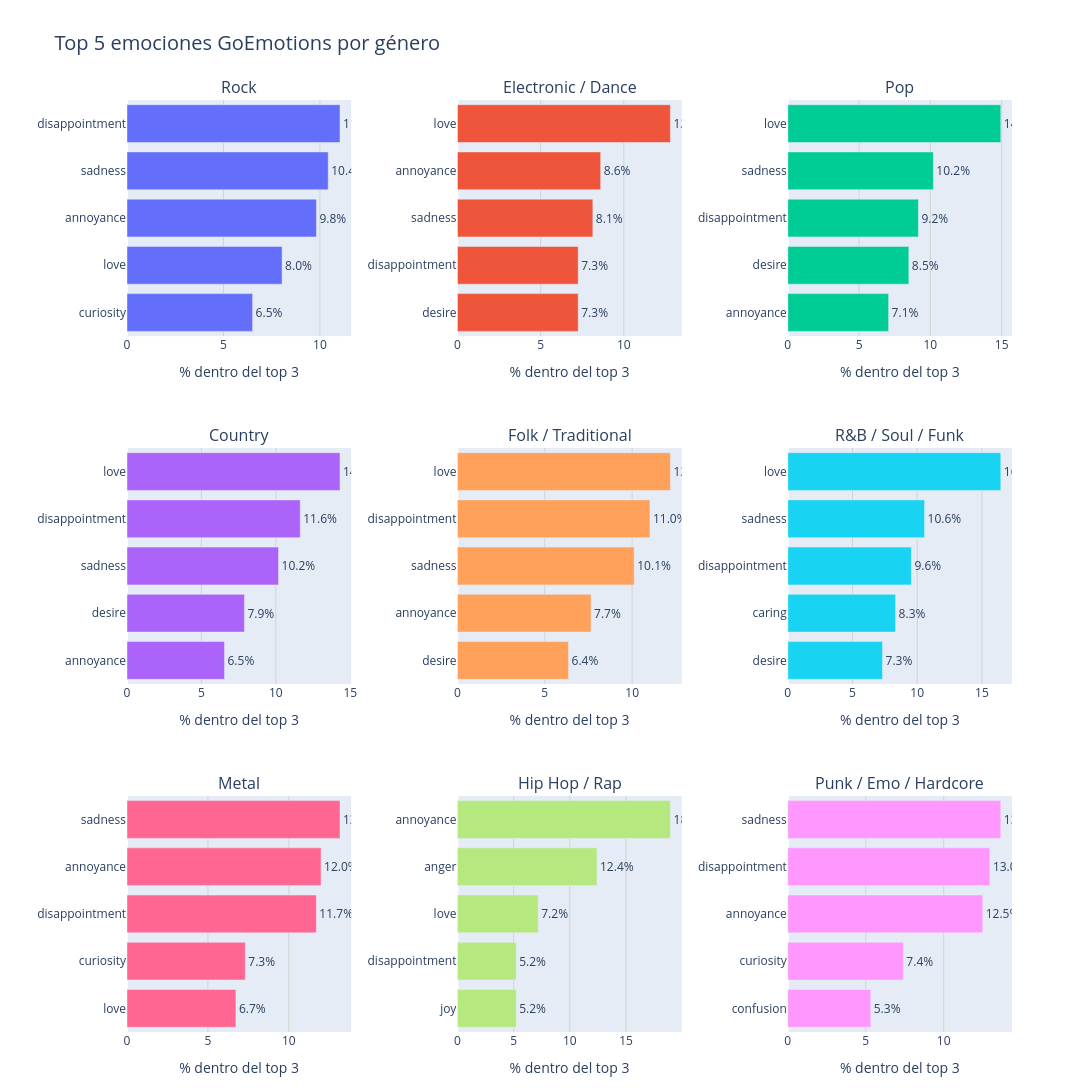

This figure's notebook cell:
### Markdown cell above
#### **4.4. Emociones predominantes por género**

Este panel compuesto por múltiples subgráficos ilustra las 5 emociones predominantes del modelo GoEmotions para nueve géneros musicales específicos. Mediante barras horizontales, detalla el porcentaje exacto de cada emoción dentro de estilos como el Rock, Pop o Metal. Esta vista facilita la comparación directa, revelando rápidamente el perfil emocional complejo y los matices sentimentales únicos que caracterizan a cada género musical.

### Code cell
# ============================================================
# 5. GoEmotions por género

# ============================================================

import pandas as pd
import matplotlib.pyplot as plt
import plotly.io as pio
from plotly.subplots import make_subplots
import plotly.graph_objects as go
from pathlib import Path

# ------------------------------------------------------------
# Renderer de Plotly
# ------------------------------------------------------------

# Si usas VS Code:
pio.renderers.default = "vscode"

# Si no se muestra, prueba alternativamente:
# pio.renderers.default = "notebook_connected"
# pio.renderers.default = "jupyterlab"

# ------------------------------------------------------------
# Configuración
# ------------------------------------------------------------

OUTPUT_DIR = Path("outputs")
OUTPUT_DIR.mkdir(exist_ok=True)

target_genres = [
    "Rock",
    "Electronic / Dance",
    "Pop",
    "Country",
    "Folk / Traditional",
    "R&B / Soul / Funk",
    "Metal",
    "Hip Hop / Rap",
    "Punk / Emo / Hardcore"
]

TOP_N = 5

# ------------------------------------------------------------
# Detectar columnas de GoEmotions
# ------------------------------------------------------------

goemotion_pct_cols = [
    col for col in genre_goemotions_final.columns
    if col.startswith("pct_go_")
]

# Crear dataframe largo
plot_long = genre_goemotions_final[
    ["genre"] + goemotion_pct_cols
].copy()

plot_long = plot_long[plot_long["genre"].isin(target_genres)].copy()

plot_long = plot_long.melt(
    id_vars="genre",
    value_vars=goemotion_pct_cols,
    var_name="emotion",
    value_name="percentage"
)

plot_long["emotion"] = plot_long["emotion"].str.replace("pct_go_", "", regex=False)


# ============================================================
# Mostrar con Plotly
# ============================================================

fig_plotly = make_subplots(
    rows=3,
    cols=3,
    subplot_titles=target_genres,
    horizontal_spacing=0.12,
    vertical_spacing=0.12
)

for i, genre_name in enumerate(target_genres):
    row = i // 3 + 1
    col = i % 3 + 1

    genre_data = plot_long[plot_long["genre"] == genre_name].copy()

    genre_data = genre_data.sort_values("percentage", ascending=False).head(TOP_N)
    genre_data = genre_data.sort_values("percentage", ascending=True)

    fig_plotly.add_trace(
        go.Bar(
            x=genre_data["percentage"],
            y=genre_data["emotion"],
            orientation="h",
            text=[f"{v:.1f}%" for v in genre_data["percentage"]],
            textposition="outside",
            showlegend=False
        ),
        row=row,
        col=col
    )

    fig_plotly.update_xaxes(
        title_text="% dentro del top 3",
        showgrid=True,
        gridcolor="lightgray",
        row=row,
        col=col
    )

    fig_plotly.update_yaxes(
        title_text="",
        row=row,
        col=col
    )

fig_plotly.update_layout(
    width=1400,
    height=1100,
    title=dict(
        text=f"Top {TOP_N} emociones GoEmotions por género",
        font=dict(size=20)
    ),
    margin=dict(l=80, r=80, t=100, b=60)
)

fig_plotly.show()

# ------------------------------------------------------------
# Guardar HTML con Plotly
# ------------------------------------------------------------

html_path = OUTPUT_DIR / "html/05_goemotions_top5_per_genre_plotly.html"

fig_plotly.write_html(str(html_path))


# ============================================================
# Guardar PNG con Matplotlib
# ============================================================

fig_mpl, axes = plt.subplots(3, 3, figsize=(20, 16))
axes = axes.flatten()

for i, genre_name in enumerate(target_genres):
    ax = axes[i]

    genre_data = plot_long[plot_long["genre"] == genre_name].copy()

    genre_data = genre_data.sort_values("percentage", ascending=False).head(TOP_N)
    genre_data = genre_data.sort_values("percentage", ascending=True)

    ax.barh(
        genre_data["emotion"],
        genre_data["percentage"]
    )

    ax.set_title(genre_name, fontsize=13, fontweight="bold")
    ax.set_xlabel("% dentro del top 3 de GoEmotions")
    ax.set_ylabel("")
    ax.grid(axis="x", linestyle="--", alpha=0.4)

    for y, value in enumerate(genre_data["percentage"]):
        ax.text(
            value + 0.5,
            y,
            f"{value:.1f}%",
            va="center",
            fontsize=9
        )

# Ocultar ejes sobrantes si los hubiera
for j in range(len(target_genres), len(axes)):
    axes[j].axis("off")

plt.suptitle(
    f"Top {TOP_N} emociones GoEmotions por género",
    fontsize=18,
    fontweight="bold"
)

plt.tight_layout()

png_path = OUTPUT_DIR / "csv/05_goemotions_top5_per_genre.png"

fig_mpl.savefig(
    png_path,
    dpi=300,
    bbox_inches="tight"
)

plt.close(fig_mpl)

### Figure 1 — Plotly figure (JSON) as saved in the notebook; plotly's stock layout.template omitted (floating-point values rounded to 4 significant figures)
{"data": [{"orientation": "h", "showlegend": false, "text": ["6.5%", "8.0%", "9.8%", "10.4%", "11.0%"], "textposition": "outside", "type": "bar", "x": [6.51, 8.04, 9.82, 10.43, 11.04], "xaxis": "x", "y": ["curiosity", "love", "annoyance", "sadness", "disappointment"], "yaxis": "y"}, {"orientation": "h", "showlegend": false, "text": ["7.3%", "7.3%", "8.1%", "8.6%", "12.8%"], "textposition": "outside", "type": "bar", "x": [7.26, 7.26, 8.14, 8.61, 12.8], "xaxis": "x2", "y": ["desire", "disappointment", "sadness", "annoyance", "love"], "yaxis": "y2"}, {"orientation": "h", "showlegend": false, "text": ["7.1%", "8.5%", "9.2%", "10.2%", "14.9%"], "textposition": "outside", "type": "bar", "x": [7.07, 8.49, 9.16, 10.21, 14.94], "xaxis": "x3", "y": ["annoyance", "desire", "disappointment", "sadness", "love"], "yaxis": "y3"}, {"orientation": "h", "showlegend": false, "text": ["6.5%", "7.9%", "10.2%", "11.6%", "14.3%"], "textposition": "outside", "type": "bar", "x": [6.55, 7.89, 10.18, 11.64, 14.31], "xaxis": "x4", "y": ["annoyance", "desire", "sadness", "disappointment", "love"], "yaxis": "y4"}, {"orientation": "h", "showlegend": false, "text": ["6.4%", "7.7%", "10.1%", "11.0%", "12.2%"], "textposition": "outside", "type": "bar", "x": [6.36, 7.65, 10.12, 11.02, 12.19], "xaxis": "x5", "y": ["desire", "annoyance", "sadness", "disappointment", "love"], "yaxis": "y5"}, {"orientation": "h", "showlegend": false, "text": ["7.3%", "8.3%", "9.6%", "10.6%", "16.5%"], "textposition": "outside", "type": "bar", "x": [7.32, 8.33, 9.55, 10.57, 16.46], "xaxis": "x6", "y": ["desire", "caring", "disappointment", "sadness", "love"], "yaxis": "y6"}, {"orientation": "h", "showlegend": false, "text": ["6.7%", "7.3%", "11.7%", "12.0%", "13.2%"], "textposition": "outside", "type": "bar", "x": [6.73, 7.31, 11.7, 11.99, 13.16], "xaxis": "x7", "y": ["love", "curiosity", "disappointment", "annoyance", "sadness"], "yaxis": "y7"}, {"orientation": "h", "showlegend": false, "text": ["5.2%", "5.2%", "7.2%", "12.4%", "18.9%"], "textposition": "outside", "type": "bar", "x": [5.23, 5.23, 7.19, 12.42, 18.95], "xaxis": "x8", "y": ["joy", "disappointment", "love", "anger", "annoyance"], "yaxis": "y8"}, {"orientation": "h", "showlegend": false, "text": ["5.3%", "7.4%", "12.5%", "13.0%", "13.7%"], "textposition": "outside", "type": "bar", "x": [5.32, 7.41, 12.5, 12.96, 13.66], "xaxis": "x9", "y": ["confusion", "curiosity", "annoyance", "disappointment", "sadness"], "yaxis": "y9"}], "layout": {"annotations": [{"font": {"size": 16}, "showarrow": false, "text": "Rock", "x": 0.1267, "xanchor": "center", "xref": "paper", "y": 1, "yanchor": "bottom", "yref": "paper"}, {"font": {"size": 16}, "showarrow": false, "text": "Electronic / Dance", "x": 0.5, "xanchor": "center", "xref": "paper", "y": 1, "yanchor": "bottom", "yref": "paper"}, {"font": {"size": 16}, "showarrow": false, "text": "Pop", "x": 0.8733, "xanchor": "center", "xref": "paper", "y": 1, "yanchor": "bottom", "yref": "paper"}, {"font": {"size": 16}, "showarrow": false, "text": "Country", "x": 0.1267, "xanchor": "center", "xref": "paper", "y": 0.6267, "yanchor": "bottom", "yref": "paper"}, {"font": {"size": 16}, "showarrow": false, "text": "Folk / Traditional", "x": 0.5, "xanchor": "center", "xref": "paper", "y": 0.6267, "yanchor": "bottom", "yref": "paper"}, {"font": {"size": 16}, "showarrow": false, "text": "R&B / Soul / Funk", "x": 0.8733, "xanchor": "center", "xref": "paper", "y": 0.6267, "yanchor": "bottom", "yref": "paper"}, {"font": {"size": 16}, "showarrow": false, "text": "Metal", "x": 0.1267, "xanchor": "center", "xref": "paper", "y": 0.2533, "yanchor": "bottom", "yref": "paper"}, {"font": {"size": 16}, "showarrow": false, "text": "Hip Hop / Rap", "x": 0.5, "xanchor": "center", "xref": "paper", "y": 0.2533, "yanchor": "bottom", "yref": "paper"}, {"font": {"size": 16}, "showarrow": false, "text": "Punk / Emo / Hardcore", "x": 0.8733, "xanchor": "center", "xref": "paper", "y": 0.2533, "yanchor": "bottom", "yref": "paper"}], "height": 1100, "margin": {"b": 60, "l": 80, "r": 80, "t": 100}, "title": {"font": {"size": 20}, "text": "Top 5 emociones GoEmotions por género"}, "width": 1400, "xaxis": {"anchor": "y", "domain": [0, 0.2533], "gridcolor": "lightgray", "showgrid": true, "title": {"text": "% dentro del top 3"}}, "xaxis2": {"anchor": "y2", "domain": [0.3733, 0.6267], "gridcolor": "lightgray", "showgrid": true, "title": {"text": "% dentro del top 3"}}, "xaxis3": {"anchor": "y3", "domain": [0.7467, 1], "gridcolor": "lightgray", "showgrid": true, "title": {"text": "% dentro del top 3"}}, "xaxis4": {"anchor": "y4", "domain": [0, 0.2533], "gridcolor": "lightgray", "showgrid": true, "title": {"text": "% dentro del top 3"}}, "xaxis5": {"anchor": "y5", "domain": [0.3733, 0.6267], "gridcolor": "lightgray", "showgrid": true, "title": {"text": "% dentro del top 3"}}, "xaxis6": {"anchor": "y6", "domain": [0.7467, 1], "gridcolor": "lightgray", "showgrid": true, "title": {"text": "% dentro del top 3"}}, "xaxis7": {"anchor": "y7", "domain": [0, 0.2533], "gridcolor": "lightgray", "showgrid": true, "title": {"text": "% dentro del top 3"}}, "xaxis8": {"anchor": "y8", "domain": [0.3733, 0.6267], "gridcolor": "lightgray", "showgrid": true, "title": {"text": "% dentro del top 3"}}, "xaxis9": {"anchor": "y9", "domain": [0.7467, 1], "gridcolor": "lightgray", "showgrid": true, "title": {"text": "% dentro del top 3"}}, "yaxis": {"anchor": "x", "domain": [0.7467, 1], "title": {"text": ""}}, "yaxis2": {"anchor": "x2", "domain": [0.7467, 1], "title": {"text": ""}}, "yaxis3": {"anchor": "x3", "domain": [0.7467, 1], "title": {"text": ""}}, "yaxis4": {"anchor": "x4", "domain": [0.3733, 0.6267], "title": {"text": ""}}, "yaxis5": {"anchor": "x5", "domain": [0.3733, 0.6267], "title": {"text": ""}}, "yaxis6": {"anchor": "x6", "domain": [0.3733, 0.6267], "title": {"text": ""}}, "yaxis7": {"anchor": "x7", "domain": [0, 0.2533], "title": {"text": ""}}, "yaxis8": {"anchor": "x8", "domain": [0, 0.2533], "title": {"text": ""}}, "yaxis9": {"anchor": "x9", "domain": [0, 0.2533], "title": {"text": ""}}}}
